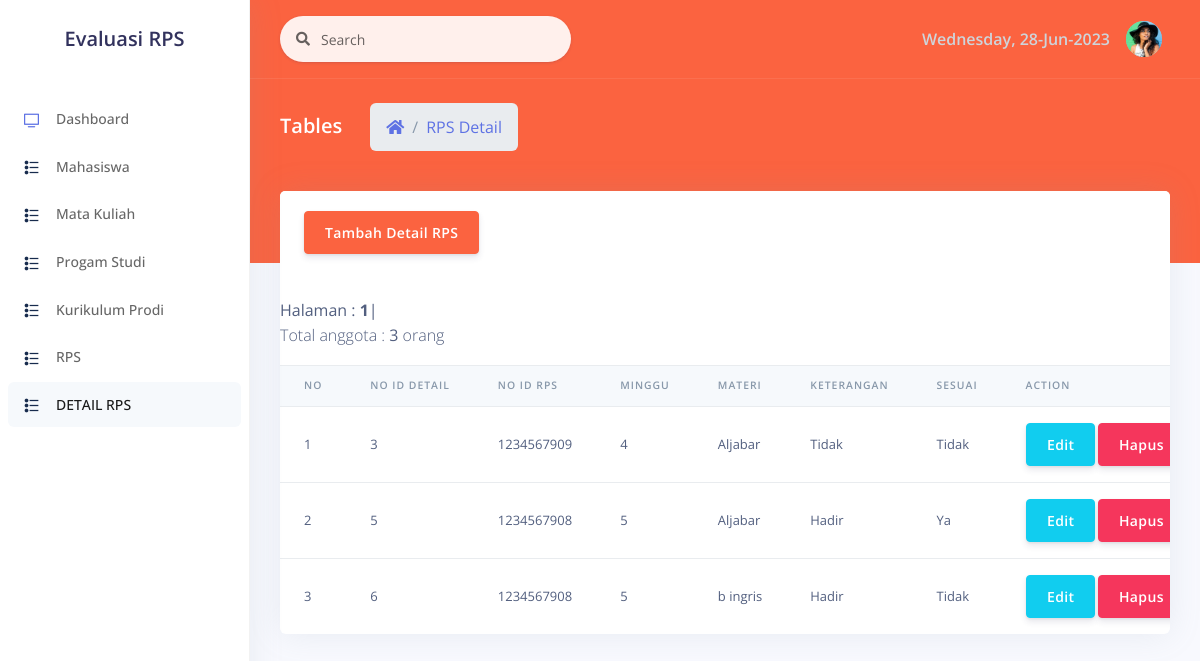
Screenshot of /examples/rpsdetail/rpsdetail1.php with the database file from the repository.
### tables this page shows
CREATE TABLE `rpsdetail` (
  `noiddetail` int(11) NOT NULL,
  `noidrps` int(11) DEFAULT NULL,
  `minggu` int(11) DEFAULT NULL,
  `materi` varchar(255) DEFAULT NULL,
  `sesuai` tinyint(1) DEFAULT NULL,
  `keterangan` varchar(255) DEFAULT NULL
);

### examples/rpsdetail/rpsdetail1.php (the view, shortened to what this page needs)
<!DOCTYPE html>
<html>
<head>
  <link rel="stylesheet" href="../../assets/vendor/nucleo/css/nucleo.css" type="text/css">
  <link rel="stylesheet" href="../../assets/vendor/@fortawesome/fontawesome-free/css/all.min.css" type="text/css">
  <link rel="stylesheet" href="../../assets/css/argon.css?v=1.2.0" type="text/css">
</head>
<body>
  <nav class="sidenav navbar navbar-vertical  fixed-left  navbar-expand-xs navbar-light bg-white" id="sidenav-main">
    <div class="scrollbar-inner">
      <div class="sidenav-header  align-items-center">
        <a class="navbar-brand" href="javascript:void(0)">
      <h2>Evaluasi RPS</h2>
        </a>
      </div>
      <div class="navbar-inner">
        <div class="collapse navbar-collapse" id="sidenav-collapse-main">
          <ul class="navbar-nav">
            <li class="nav-item">
              <a class="nav-link" href="../../dosen/profile.php">
                <i class="ni ni-tv-2 text-primary"></i>
                <span class="nav-link-text">Dashboard</span>
              </a>
            </li>
            <li class="nav-item">
              <a class="nav-link" href="../mahasiswa/mahasiswa1.php">
                <i class="ni ni-bullet-list-67 text-default"></i>
                <span class="nav-link-text">Mahasiswa</span>
              </a>
            </li>
            <li class="nav-item">
              <a class="nav-link" href="../matakuliah/matakuliah1.php">
                <i class="ni ni-bullet-list-67 text-default"></i>
                <span class="nav-link-text">Mata Kuliah</span>
              </a>
            </li>
            <li class="nav-item">
              <a class="nav-link " href="../progamstudi/progamstudi1.php">
                <i class="ni ni-bullet-list-67 text-default"></i>
                <span class="nav-link-text">Progam Studi</span>
              </a>
            </li>
            <li class="nav-item">
              <a class="nav-link" href="../kurikulumprodi/kurikulumprodi1.php">
                <i class="ni ni-bullet-list-67 text-default"></i>
                <span class="nav-link-text">Kurikulum Prodi</span>
              </a>
            </li>
            <li class="nav-item">
              <a class="nav-link" href="../rps/rps1.php">
                <i class="ni ni-bullet-list-67 text-default"></i>
                <span class="nav-link-text">RPS</span>
              </a>
            </li>
            <li class="nav-item">
              <a class="nav-link active" href="../rpsdetail/rpsdetail1.php">
                <i class="ni ni-bullet-list-67 text-default"></i>
                <span class="nav-link-text">DETAIL RPS</span>
              </a>
            </li>
          </ul>
        </div>
      </div>
    </div>
  </nav>
  <div class="main-content" id="panel">
    <nav class="navbar navbar-top navbar-expand navbar-dark bg-warning border-bottom">
      <div class="container-fluid">
        <div class="collapse navbar-collapse" id="navbarSupportedContent">
          <form class="navbar-search navbar-search-light form-inline mr-sm-3" id="navbar-search-main">
            <div class="form-group mb-0">
              <div class="input-group input-group-alternative input-group-merge">
                <div class="input-group-prepend">
                  <span class="input-group-text"><i class="fas fa-search"></i></span>
                </div>
                <input class="form-control" placeholder="Search" type="text">
              </div>
            </div>
          </form>
          <ul class="navbar-nav align-items-center  ml-md-auto ">
              <span class="text-light font-weight-bold"><?php echo Date("l, d-M-Y") ?></span>
          <ul class="navbar-nav align-items-center  ml-auto ml-md-0 ">
            <li class="nav-item dropdown">
              <a class="nav-link pr-0" href="#" role="button" data-toggle="dropdown" aria-haspopup="true" aria-expanded="false">
                <div class="media align-items-center">
                  <span class="avatar avatar-sm rounded-circle">
                    <img alt="Image placeholder" src="../../assets/img/theme/team-4.jpg">
                  </span>
                </div>
              </a>
            </li>
          </ul>
        </div>
      </div>
    </nav>
    <div class="header bg-warning pb-6">
      <div class="container-fluid">
        <div class="header-body">
          <div class="row align-items-center py-4">
            <div class="col-lg-6 col-7">
              <h6 class="h2 text-white d-inline-block mb-0">Tables</h6>
              <nav aria-label="breadcrumb" class="d-none d-md-inline-block ml-md-4">
                <ol class="breadcrumb breadcrumb-links breadcrumb-dark">
                  <li class="breadcrumb-item"><a href="../../index.php"><i class="fas fa-home"></i></a></li>
                  <li class="breadcrumb-item"><a href="#">RPS Detail</a></li>
                </ol>
              </nav>
            </div>
          </div>
        </div>
      </div>
    </div>
    <div class="container-fluid mt--6">
      <div class="row">
        <div class="col">
          <div class="card">
            <div class="card-header border-0">
              <a href="register1.php"><button class="btn btn-warning">Tambah Detail RPS</button></a>
            </div>
            <div class="table-responsive">
              <table class="table align-items-center table-flush">
                <thead class="thead-light">
                  <tr>
                    <th scope="col" class="sort" data-sort="name">No</th>
                    <th scope="col" class="sort" data-sort="budget">No ID Detail</th>
                    <th scope="col" class="sort" data-sort="status">No ID RPS</th>
                    <th scope="col">Minggu</th>
                    <th scope="col" class="sort" data-sort="status">Materi</th>
                    <th scope="col" class="sort" data-sort="status">Keterangan</th>
                    <th scope="col" class="sort" data-sort="status">Sesuai</th>
                    <th scope="col" class="sort" data-sort="completion">Action</th>
                  </tr>
                </thead>
                <tbody class="list">
                    <?php
            include 'konek.php';
            $no   = 1;
            $batas   = 5;
            $halaman = @$_GET['halaman'];
            if(empty($halaman)) {
                $posisi  = 0;
                $halaman = 1;
            } else {
                $posisi  = ($halaman-1) * $batas;
            }
            $query2      = mysqli_query($koneksi, "SELECT * FROM    rpsdetail");
            $jmldata    = mysqli_num_rows($query2);
            $jmlhalaman = ceil($jmldata/$batas);
            echo "<br> Halaman : ";
            for($i=1; $i<=$jmlhalaman; $i++)
                if ($i != $halaman) {
                    echo " <a href=\"rpsdetail1.php?halaman=$i\">$i</a> | ";
                } else {
                    echo "<b>$i</b> | ";
                }
            echo "<p>Total anggota : <b>$jmldata</b> orang</p>";
            $query = "SELECT * FROM rpsdetail  LIMIT $posisi,$batas";
            $data = mysqli_query($koneksi, $query);
            while ($d = mysqli_fetch_array($data)) {
        ?>
        <tr>
            <td><?php echo $no++; ?></td>
            <td><?php echo $d['noiddetail']; ?></td>
            <td><?php echo $d['noidrps']; ?></td>
            <td><?php echo $d['minggu']; ?></td>
            <td><?php echo $d['materi']; ?></td>
            <td><?php echo $d['keterangan']; ?></td>
            <?php
              if($d['sesuai'] == 1){
                ?>
                  <td>Ya</td>
                <?php
              }
              else{
                ?>
                  <td>Tidak</td>
                <?php
              }
            ?>
            <td>
                <a href="ubah.php?noiddetail=<?php echo $d['noiddetail']; ?>"><button class="btn btn-info">Edit</button></a>
                <a href="hapus1.php?noiddetail=<?php echo $d['noiddetail']; ?>"><button class="btn btn-danger">Hapus</button></a>
            </td>
        </tr>
        <?php
            }
        ?>
                </tbody>
              </table>
            </div>
          </div>
        </div>
      </div>
</body>
</html>

### rows the page displays
rpsdetail: noiddetail "3", noidrps "1234567909", minggu "4", materi "Aljabar", keterangan "Tidak", sesuai "Tidak"
rpsdetail: noiddetail "5", noidrps "1234567908", minggu "5", materi "Aljabar", keterangan "Hadir", sesuai "Ya"
rpsdetail: noiddetail "6", noidrps "1234567908", minggu "5", materi "b ingris", keterangan "Hadir", sesuai "Tidak"

### other values shown
Date("l, d-M-Y") "Wednesday, 28-Jun-2023"
$jmldata "3"
